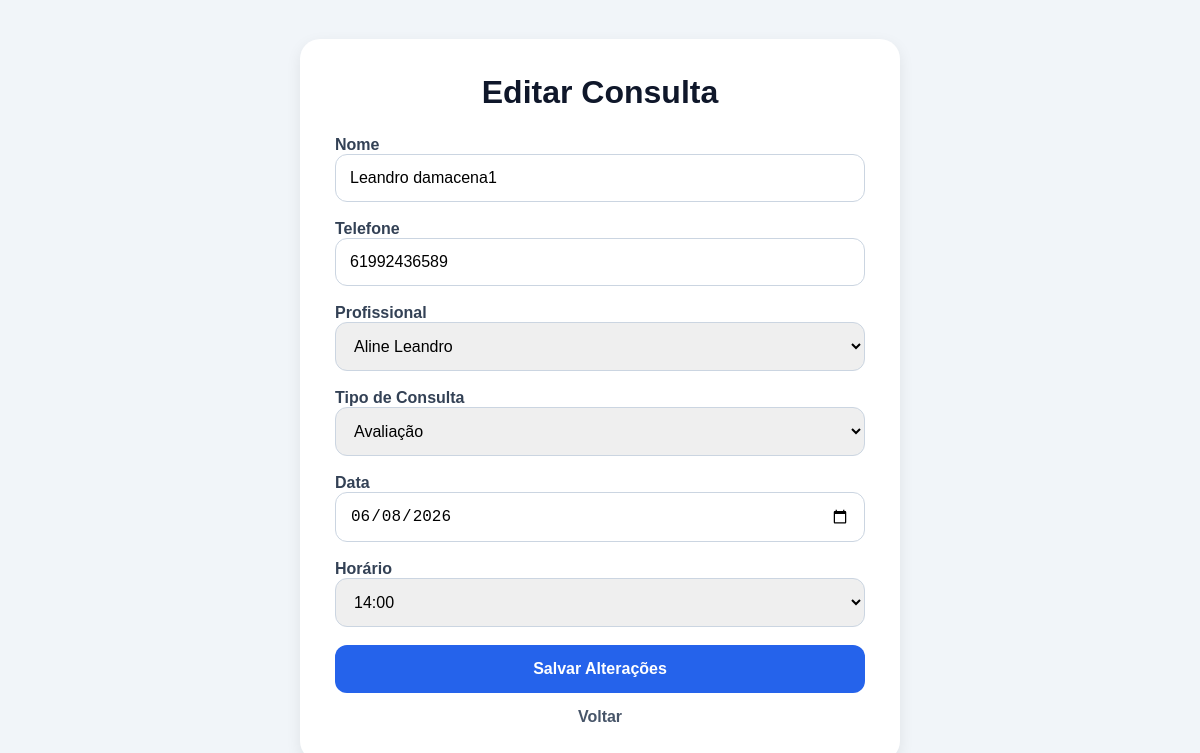
Screenshot of /edit-appointment/3/ (signed in) with the database file from the repository.
### appointments/models.py (models this page shows, shortened)
class Appointment(models.Model):
    name = models.CharField(
        max_length=100
    )
    phone = models.CharField(
        max_length=20
    )
    email = models.EmailField()
    professional = models.CharField(
        max_length=20,
        choices=PROFESSIONAL_CHOICES
    )
    service_type = models.CharField(
        max_length=20,
        choices=SERVICE_TYPES,
        default='avaliacao'
    )
    appointment_date = models.DateField()
    appointment_time = models.TimeField()
    created_at = models.DateTimeField(
        auto_now_add=True
    )

### appointments/views.py (the view, shortened to what this page needs)
@login_required
def edit_appointment(request, appointment_id):
    user_professional = get_user_professional(request.user)
    appointment = Appointment.objects.get(
        id=appointment_id
    )
    if request.user.is_superuser:
        pass
    elif user_professional in ['aline', 'gustavo']:
        pass
    elif user_professional in ['isabel', 'stephane', 'amanda']:
        if appointment.professional != user_professional:
            return redirect('/schedule/')
    else:
        return redirect('/schedule/')
    professional_times = get_professional_times(
        appointment.professional,
        appointment.appointment_date
    )
    return render(request, 'appointments/edit_appointment.html', {
        'appointment': appointment,
        'available_times': professional_times
    })

### appointments/views.py (called while the page is built, shortened)
def get_user_professional(user):
    username = user.username.lower()
    if user.is_superuser:
        return None

def get_professional_times(professional, selected_date):
    if not professional or not selected_date:
        return []
    if professional == 'aline':
        if selected_date.weekday() == 1:  # terça
            return AVAILABLE_TIMES.get(
                professional,
                {}
            ).get('tuesday', [])
        if selected_date.weekday() == 3:  # quinta
            return AVAILABLE_TIMES.get(
                professional,
                {}
            ).get('thursday', [])
        if selected_date.weekday() == 4:  # sexta
            return AVAILABLE_TIMES.get(
                professional,
                {}
            ).get('friday', [])
        return AVAILABLE_TIMES.get(
            professional,
            {}
        ).get('default', [])

### appointments/templates/appointments/edit_appointment.html (shortened to what this page needs)
{% load static %}
<!DOCTYPE html>
<html lang="pt-br">
<head>
</head>
<body>
    <div class="container">
        <h1>Editar Consulta</h1>
        <form method="POST">
            <div>
                <label>Nome</label>
                <input
                    type="text"
                    name="name"
                    value="{{ appointment.name }}"
                    required
                >
            </div>
            <div>
                <label>Telefone</label>
                <input
                    type="text"
                    name="phone"
                    value="{{ appointment.phone }}"
                    required
                >
            </div>
            <div>
                <label>Profissional</label>
                <select
                    name="professional"
                    required
                >
                    <option
                        value="aline"
                        {% if appointment.professional == 'aline' %}selected{% endif %}
                    >
                        Aline Leandro
                    </option>
                </select>
            </div>
            <div>
                <label>Tipo de Consulta</label>
                <select
                    name="service_type"
                    required
                >
                    <option
                        value="avaliacao"
                        {% if appointment.service_type == 'avaliacao' %}selected{% endif %}
                    >
                        Avaliação
                    </option>
                </select>
            </div>
            <div>
                <label>Data</label>
                <input
                    type="date"
                    name="appointment_date"
                    value="{{ appointment.appointment_date|date:'Y-m-d' }}"
                    required
                >
            </div>
            <div>
                <label>Horário</label>
                <select
                    name="appointment_time"
                    required
                >
                    {% for time in available_times %}
                        <option
                            value="{{ time }}"
                            {% if appointment.appointment_time|stringformat:"s"|slice:":5" == time %}
                            selected
                            {% endif %}
                        >
                            {{ time }}
                        </option>
                    {% endfor %}
                </select>
            </div>
            <button type="submit">
                Salvar Alterações
            </button>
        </form>
        <a
            href="/schedule/"
            class="back-btn"
        >
            Voltar
        </a>
    </div>
</body>
</html>

### appointments/templates/appointments/edit_appointment.html (style rules this page uses)
* { margin:0; padding:0; box-sizing:border-box; }
body { font-family:Arial,sans-serif; background:#f1f5f9; min-height:100vh; display:flex; justify-content:center; align-items:center; padding:20px; }
.container { width:100%; max-width:600px; background:white; padding:35px; border-radius:20px; box-shadow: 0 5px 15px rgba(0,0,0,0.08); }
h1 { text-align:center; margin-bottom:25px; color:#0f172a; }
form { display:flex; flex-direction:column; gap:18px; }
label { font-weight:bold; color:#334155; }
input, select { width:100%; padding:14px; border:1px solid #cbd5e1; border-radius:12px; font-size:16px; }
button { padding:15px; border:none; border-radius:12px; background:#2563eb; color:white; font-size:16px; font-weight:bold; cursor:pointer; transition:0.3s; }
.back-btn { display:block; text-align:center; margin-top:15px; text-decoration:none; color:#475569; font-weight:bold; }

### rows the page displays
Appointment: name "Leandro damacena1", phone "61992436589", professional "Aline Leandro", service_type "Avaliação", appointment_date "06/08/2026", appointment_time "14:00"
